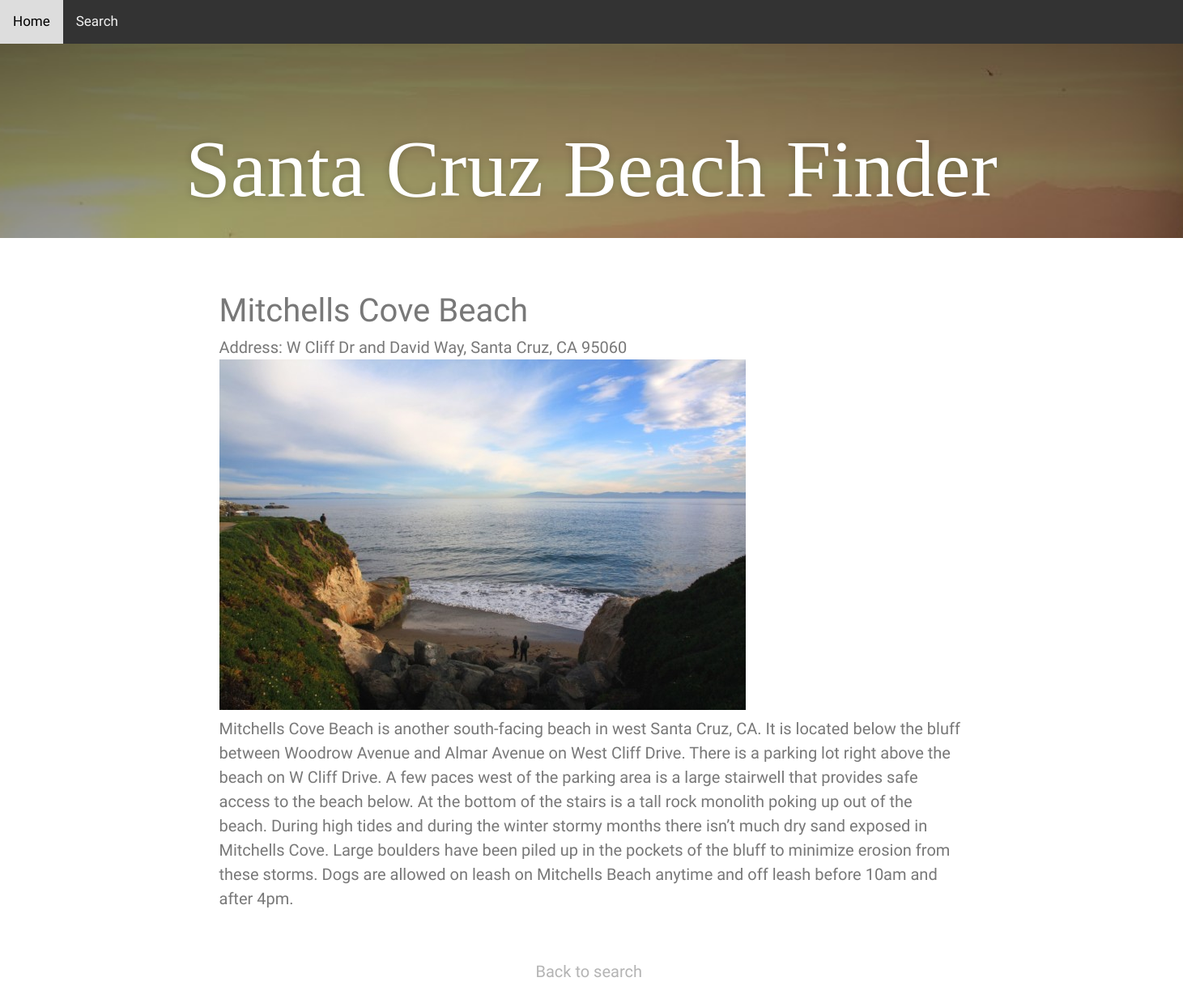
Page /beaches/2/ on the committed database.
### beaches/models.py (models this page shows, shortened)
class Beach(models.Model):
	title_text = models.CharField(max_length=100)
	description_text = models.CharField(max_length=2000)
	address_text = models.CharField(max_length=100)
	is_pet_friendly = models.BooleanField(default=False)
	is_alcohol_friendly = models.BooleanField(default=False)
	is_open_after_sunset = models.BooleanField(default=False)
	is_bonfire_friendly = models.BooleanField(default=False)
	is_camping_friendly = models.BooleanField(default=False)
	is_good_for_surfing = models.BooleanField(default=False)
	has_free_parking = models.BooleanField(default=False)
	photo = models.ImageField(upload_to='beaches/static/media')

### beaches/views.py (the view)
# urls.py: url(r'^(?P<beach_id>[0-9]+)/$', views.details, name='details'),
def details(request, beach_id):
	beaches_list = Beach.objects.order_by('title_text')
	try:
		beach = beaches_list.get(pk=beach_id)
	except Beach.DoesNotExist:
		raise Http404("Beach does not exist.")
	photo = beach.photo
	photoURL = str(beach.photo.url)
	photoURL = photoURL[7:]
	context = {
		'beach_id':beach_id,
		'beach':beach,
		'photo':photo,
		'photoURL':photoURL,
	}
	return render(request, 'beaches/details.html', context)

### beaches/templates/beaches/details.html
{% extends 'beaches/base.html' %}
{% block content %}
<h1>{{beach.title_text}}</h1>
<h3>Address: {{beach.address_text}}</h3>
<img src="{{photoURL}}">
<p>{{beach.description_text}}</p>
<br><br>
<div class="centered2">
	<a href="/beaches/search/">Back to search</a>
</div>
{% endblock %}

### beaches/static/css/style.css (style rules this page uses)
html, body, div, span, applet, object, iframe, h1, h2, h3, h4, h5, h6, p, blockquote, pre, a, abbr, acronym, address, big, cite, code, del, dfn, em, img, ins, kbd, q, s, samp, small, strike, strong, sub, sup, tt, var, b, u, i, center, dl, dt, dd, ol, ul, li, fieldset, form, label, legend, table, caption, tbody, tfoot, thead, tr, th, td, article, aside, canvas, details, embed, figure, figcaption, footer, header, hgroup, menu, nav, output, ruby, section, summary, time, mark, audio, video { margin: 0; padding: 0; border: 0; font-size: 100%; font: inherit; vertical-align: baseline; }
body { line-height: 1; }
*, *:before, *:after { -webkit-box-sizing: border-box; -moz-box-sizing: border-box; box-sizing: border-box; }
body { background-color: #b4b4b4; color: #787878; font-family: "Cantarell", Helvetica, Arial, "Lucida Grande", sans-serif; font-size: 20px; line-height: 1.5; }
.centered2 { transform: translateX(42.5%); }
a { text-decoration: none; color: #b4b4b4; }
section.module h1 { font-family:"Cantarell", serif; font-size:40px; padding-top:20px; }
section.module p { font-family: "Cantarell", serif, Arial; font-size: 16px; font-weight: 300; }
@media all and (min-width: 600px) { section.module p { font-size: 20px; } }

### rows in the picture
Beach: title_text "Mitchells Cove Beach", address_text "W Cliff Dr and David Way, Santa Cruz, CA 95060", description_text "Mitchells Cove Beach is another south-facing beach in west Santa Cruz, CA. It is located below the bluff between Woodrow Avenue and Almar Avenue on West Cliff Drive. There is a parking lot right above the beach on W Cliff Drive. A few paces west of the parking area is a large stairwell that provides safe access to the beach below. At the bottom of the stairs is a tall rock monolith poking up out of the beach. During high tides and during the winter stormy months there isn’t much dry sand exposed in Mitchells Cove. Large boulders have been piled up in the pockets of the bluff to minimize erosion from these storms. Dogs are allowed on leash on Mitchells Beach anytime and off leash before 10am…"
